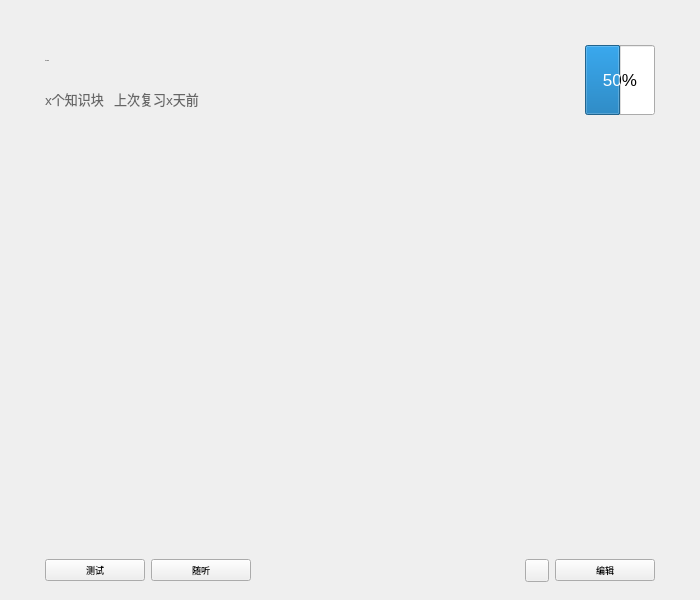
<?xml version="1.0" encoding="UTF-8"?>
<ui version="4.0">
 <class>PageKnowledgePreview</class>
 <widget class="QWidget" name="PageKnowledgePreview">
  <property name="geometry">
   <rect>
    <x>0</x>
    <y>0</y>
    <width>700</width>
    <height>600</height>
   </rect>
  </property>
  <property name="font">
   <font>
    <pointsize>7</pointsize>
   </font>
  </property>
  <property name="windowTitle">
   <string>Form</string>
  </property>
  <layout class="QVBoxLayout" name="verticalLayout">
   <property name="leftMargin">
    <number>36</number>
   </property>
   <property name="topMargin">
    <number>36</number>
   </property>
   <property name="rightMargin">
    <number>36</number>
   </property>
   <property name="bottomMargin">
    <number>9</number>
   </property>
   <item>
    <widget class="QWidget" name="TopWidget" native="true">
     <property name="font">
      <font>
       <pointsize>1</pointsize>
      </font>
     </property>
     <layout class="QHBoxLayout" name="horizontalLayout">
      <item>
       <widget class="QWidget" name="TitleWidget" native="true">
        <layout class="QVBoxLayout" name="verticalLayout_2">
         <property name="leftMargin">
          <number>0</number>
         </property>
         <property name="topMargin">
          <number>0</number>
         </property>
         <property name="rightMargin">
          <number>0</number>
         </property>
         <property name="bottomMargin">
          <number>0</number>
         </property>
         <item>
          <widget class="TitleLabel" name="knowledgeTitle">
           <property name="text">
            <string>Title label</string>
           </property>
          </widget>
         </item>
         <item>
          <widget class="BodyLabel" name="knowledgeInfoTitle">
           <property name="font">
            <font>
             <family>微软雅黑</family>
             <pointsize>10</pointsize>
             <bold>false</bold>
            </font>
           </property>
           <property name="styleSheet">
            <string notr="true">color: #666666;</string>
           </property>
           <property name="text">
            <string>x个知识块   上次复习x天前</string>
           </property>
          </widget>
         </item>
        </layout>
       </widget>
      </item>
      <item>
       <widget class="ProgressRing" name="masteryRing">
        <property name="sizePolicy">
         <sizepolicy hsizetype="Fixed" vsizetype="Preferred">
          <horstretch>0</horstretch>
          <verstretch>0</verstretch>
         </sizepolicy>
        </property>
        <property name="minimumSize">
         <size>
          <width>70</width>
          <height>70</height>
         </size>
        </property>
        <property name="maximumSize">
         <size>
          <width>70</width>
          <height>70</height>
         </size>
        </property>
        <property name="font">
         <font>
          <family>Segoe UI</family>
          <pointsize>13</pointsize>
          <bold>false</bold>
         </font>
        </property>
        <property name="value">
         <number>50</number>
        </property>
        <property name="textVisible">
         <bool>true</bool>
        </property>
        <property name="orientation">
         <enum>Qt::Horizontal</enum>
        </property>
        <property name="invertedAppearance">
         <bool>false</bool>
        </property>
        <property name="textDirection">
         <enum>QProgressBar::TopToBottom</enum>
        </property>
        <property name="format">
         <string>%p%</string>
        </property>
        <property name="useAni">
         <bool>true</bool>
        </property>
        <property name="val">
         <double>50.000000000000000</double>
        </property>
       </widget>
      </item>
     </layout>
    </widget>
   </item>
   <item>
    <widget class="KnowledgeView" name="mainWidget" native="true">
     <property name="sizePolicy">
      <sizepolicy hsizetype="Preferred" vsizetype="Expanding">
       <horstretch>0</horstretch>
       <verstretch>0</verstretch>
      </sizepolicy>
     </property>
    </widget>
   </item>
   <item>
    <widget class="QWidget" name="BottomWidget" native="true">
     <layout class="QHBoxLayout" name="horizontalLayout_2">
      <item>
       <widget class="PushButton" name="examButton">
        <property name="minimumSize">
         <size>
          <width>100</width>
          <height>0</height>
         </size>
        </property>
        <property name="text">
         <string>测试</string>
        </property>
       </widget>
      </item>
      <item>
       <widget class="PushButton" name="listenButton">
        <property name="minimumSize">
         <size>
          <width>100</width>
          <height>0</height>
         </size>
        </property>
        <property name="text">
         <string>随听</string>
        </property>
       </widget>
      </item>
      <item>
       <spacer name="spacer">
        <property name="orientation">
         <enum>Qt::Horizontal</enum>
        </property>
        <property name="sizeHint" stdset="0">
         <size>
          <width>40</width>
          <height>20</height>
         </size>
        </property>
       </spacer>
      </item>
      <item>
       <widget class="TransparentToggleToolButton" name="visibleToggleButton"/>
      </item>
      <item>
       <widget class="PushButton" name="editButton">
        <property name="minimumSize">
         <size>
          <width>100</width>
          <height>0</height>
         </size>
        </property>
        <property name="text">
         <string>编辑</string>
        </property>
       </widget>
      </item>
     </layout>
    </widget>
   </item>
  </layout>
 </widget>
 <customwidgets>
  <customwidget>
   <class>PushButton</class>
   <extends>QPushButton</extends>
   <header>qfluentwidgets</header>
  </customwidget>
  <customwidget>
   <class>ToolButton</class>
   <extends>QToolButton</extends>
   <header>qfluentwidgets</header>
  </customwidget>
  <customwidget>
   <class>ToggleToolButton</class>
   <extends>ToolButton</extends>
   <header>qfluentwidgets</header>
  </customwidget>
  <customwidget>
   <class>TransparentToggleToolButton</class>
   <extends>ToggleToolButton</extends>
   <header>qfluentwidgets</header>
  </customwidget>
  <customwidget>
   <class>BodyLabel</class>
   <extends>QLabel</extends>
   <header>qfluentwidgets</header>
  </customwidget>
  <customwidget>
   <class>TitleLabel</class>
   <extends>QLabel</extends>
   <header>qfluentwidgets</header>
  </customwidget>
  <customwidget>
   <class>ProgressBar</class>
   <extends>QProgressBar</extends>
   <header>qfluentwidgets</header>
  </customwidget>
  <customwidget>
   <class>ProgressRing</class>
   <extends>ProgressBar</extends>
   <header>qfluentwidgets</header>
  </customwidget>
  <customwidget>
   <class>KnowledgeView</class>
   <extends>QWidget</extends>
   <header location="global">pwidgets.py</header>
   <container>1</container>
  </customwidget>
 </customwidgets>
 <resources/>
 <connections/>
</ui>
